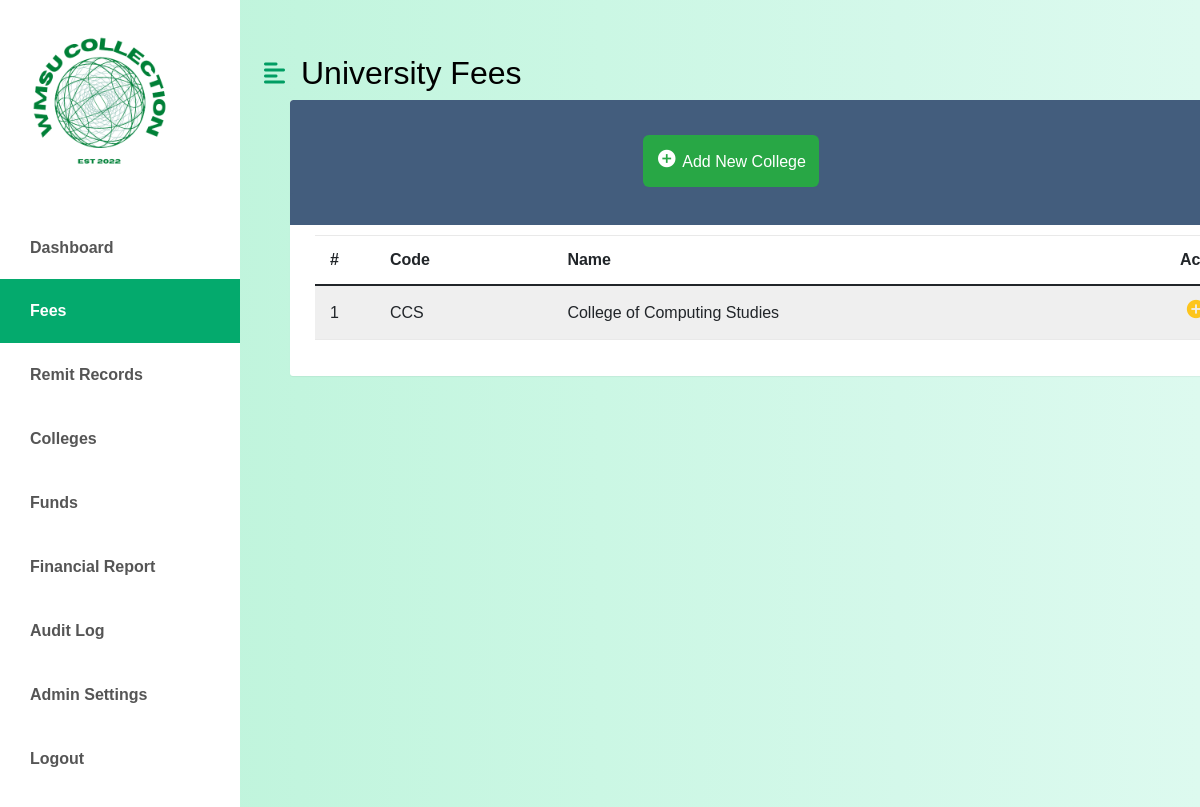
/college/college.php (signed in), run on the app's committed database.
### tables this page shows
CREATE TABLE `colleges` (
  `id` int(11) NOT NULL,
  `college_name` varchar(50) NOT NULL,
  `college_code` varchar(8) DEFAULT NULL
);

### classes/college.class.php (called while the page is built, shortened)
<?php
require_once 'database.class.php';
class College {
    protected $db;
    function __construct()
    {
        $this->db = new Database();
    }
    function show(){
        $sql = "SELECT * FROM colleges ORDER BY colleges.id ASC";
        $query=$this->db->connect()->prepare($sql);
        if($query->execute()){
            $data = $query->fetchAll();
        }
        return $data;
    }
}
?>

### classes/database.class.php (called while the page is built)
<?php
class Database {
    private $host = 'localhost';
    private $username = 'root';
    private $password = '';
    private $database = 'wmsu';
    protected $connection;
    public function connect() {
        try {
            $dsn = "mysql:host=$this->host;dbname=$this->database;charset=utf8mb4";
            $options = [
                PDO::ATTR_ERRMODE => PDO::ERRMODE_EXCEPTION,
                PDO::ATTR_DEFAULT_FETCH_MODE => PDO::FETCH_ASSOC,
                PDO::ATTR_EMULATE_PREPARES => false,
            ];
            $this->connection = new PDO($dsn, $this->username, $this->password, $options);
        } catch (PDOException $e) {
            echo "Connection error: " . $e->getMessage();
            die();
        }
        return $this->connection;
    }
}
?>

### functions/session.function.php (called while the page is built, shortened)
<?php
    $UserCollege = $_SESSION['college'];
?>

### college/college.php (the view, shortened to what this page needs)
<?php
	require_once '../functions/session.function.php';
	require_once '../classes/database.class.php';
	require_once '../classes/college.class.php';
?>
<!doctype html>
<html lang="en" class="no-js">
  <html>
    <head>
    <link href="https://cdn.jsdelivr.net/npm/bootstrap@5.0.0-beta3/dist/css/bootstrap.min.css" rel="stylesheet" />
    <link rel="stylesheet" href="https://cdnjs.cloudflare.com/ajax/libs/font-awesome/5.15.3/css/all.min.css" />
	<link rel="stylesheet" href="https://stackpath.bootstrapcdn.com/bootstrap/4.5.0/css/bootstrap.min.css">
	<link rel="stylesheet" href="https://maxcdn.bootstrapcdn.com/font-awesome/4.7.0/css/font-awesome.min.css">
    <link rel="stylesheet" href="../css/fees.css" />
    </head>
      <body>
      <div class="d-flex" id="wrapper">
        <div class="bg-white" id="sidebar-wrapper">
            <img src="../images/logo.jpg" width ="200" alt="CCS COLLECTION FEE">
			<div class="list-group list-group-flush my-3">
                <a href="../admin/dashboard-main.php" class="list-group-item list-group-item-action bg-hover first-text fw-bold">Dashboard</a>
                <a href="../fees/fees.php" class="list-group-item list-group-item-action bg-hover first-text fw-bold active">Fees</a>
                <a href="../remit-records/remit-records.php" class="list-group-item list-group-item-action bg-hover first-text fw-bold">Remit Records</a>
                <a href="../college/college.php" class="list-group-item list-group-item-action bg-hover first-text fw-bold">Colleges</a>
                <a href="../funds/funds-sub.php" class="list-group-item list-group-item-action bg-hover first-text fw-bold">Funds</a>
                <a href="../financial-report/financial-report.php" class="list-group-item list-group-item-action bg-hover first-text fw-bold">Financial Report</a>
                <a href="../audit-log/audit-log.php" class="list-group-item list-group-item-action bg-hover first-text fw-bold">Audit Log</a>
                <a href="../admin-settings/admin-settings.php" class="list-group-item list-group-item-action bg-hover first-text fw-bold">Admin Settings</a>
                <a href="../public/logout.php" class="list-group-item list-group-item-action bg-hover fw-bold">Logout</a>
            </div>
        </div>
		<div class="table-responsive">
	<div id="page-content-wrapper">
    <nav class="navbar navbar-expand-lg navbar-light bg-active py-4 px-4">
        <div class="d-flex align-items-center">
            <i class="fas fa-align-left primary-text fs-4 me-3" id="menu-toggle"></i>
            <h2 class="fs-2 m-0">University Fees</h2>
        </div>
    </nav>
		<div class="table-wrapper">
		<div class="table-title">
				<div class="row">
          <div class="col-sm-8 p-auto mr-auto">
						<div class="col-sm-10 p-auto mb-auto">
						<a href="#addFeesModal" class="btn btn-success" id = "add-fees" data-toggle="modal"><i class="material-icons">&#xE147;</i> <span>Add New College</span></a>
					</div>
					</div>
				</div>
			</div>
			<div class="table-title">
			</div>
			<table class="table table-striped table-hover">
				<thead>
					<tr>
						<th>#</th>
						<th>Code</th>
						<th>Name</th>
						<th>Action</th>
					</tr>
				</thead>
				<tbody>
				<?php
                    $college = new College();
					$data = $college->show();
					foreach($data as $college) {
						if(strtolower($UserCollege) == strtolower($college['college_name'])){
							$i = 1;
							?>
							<tr>
								<td><?php echo $i; ?></td>
								<td><?php echo $college['college_code']; ?></td>
								<td><?php echo $college['college_name']; ?></td>
								<td>
									<a href="add_program.php?id=<?php echo $college['id']; ?>" class="edit">
										<i class="material-icons" title="Edit">&#xe147;</i>
									</a>
								</td>
							</tr>
							<?php
						}
					}
?>
</tbody>
</table>
</body>
</html>

### css/fees.css (style rules this page uses)
:root { --main-bg-color: #009d63; --main-text-color: #009d63; --second-text-color: #bbbec5; --second-bg-color: #c1efde; }
.primary-text { color: var(--main-text-color); }
#wrapper { overflow-x: hidden; background-image: linear-gradient( to right, #baf3d7, #c2f5de, #cbf7e4, #d4f8ea, #ddfaef ); }
#sidebar-wrapper { min-height: 100vh; margin-left: -15rem; -webkit-transition: margin 0.25s ease-out; -moz-transition: margin 0.25s ease-out; -o-transition: margin 0.25s ease-out; transition: margin 0.25s ease-out; }
#sidebar-wrapper .list-group { width: 15rem; }
#page-content-wrapper { min-width: 100vw; padding-right: 20px; }
#menu-toggle { cursor: pointer; }
.list-group-item { border: none; background-color: #FFF; color: #555; padding: 20px 30px; }
.list-group-item.active { background-color: #04AA6D; color: white; }
@media (min-width: 768px) { #sidebar-wrapper { margin-left: 0; } }
@media (min-width: 768px) { #page-content-wrapper { min-width: 0; width: 100%; } }
body { color: #566787; background: #f5f5f5; font-family: 'Poppins', sans-serif; height: 100%; font-size: 1rem; }
.fs-2 { font-size:calc(1.325rem + 9.vw)!important; }
.h1, .h3, .h4, .h5, .h6, h1, h2, h3, h4, h5, h6 { margin-top: 0; margin-bottom: 0.5rem; font-weight: 500; line-height: 1.2; color:#000; }
.table-responsive { margin: 30px 0; }
.table-wrapper { background: #fff; padding: 20px 25px; margin-left: 50px; border-radius: 3px; min-width: 1000px; box-shadow: 0 1px 1px rgb(0 0 0 / 5%); overflow: hidden; }
.table-title { padding-bottom: 15px; background: #435d7d; color: #fff; padding: 16px 30px; min-width: 100%; margin: -20px -25px 10px; border-radius: 3px 3px 0 0; }
.table-title .btn { color: #fff; float: right; font-size: 13px; border: none; min-width: 50px; border-radius: 2px; border: none; outline: none !important; margin-left: 10px; }
.table-title .btn i { float: left; font-size: 21px; margin-right: 5px; }
.table-title .btn span { float: left; margin-top: 2px; }
table.table tr th, table.table tr td { border-color: #e9e9e9; padding: 12px 15px; vertical-align: middle; }
table.table tr th:first-child { width: 60px; }
table.table tr th:last-child { width: 100px; }
table.table-striped tbody tr:nth-of-type(odd) { background-color: #fcfcfc; }
table.table td:last-child i { opacity: 0.9; font-size: 22px; margin: 0 5px; }
table.table td a { font-weight: bold; color: #566787; display: inline-block; text-decoration: none; outline: none !important; }
table.table td a.edit { color: #FFC107; }
table.table td i { font-size: 19px; }
.pb-4 , .px-4 { padding-bottom: 0.5rem!important; }
.fs-2 { font-size: calc(1.325rem + 9.vw)!important; font-weight: 400; }
.btn:not(:disabled):not(.disabled) { cursor: pointer; margin-top: 27px; }
#add-fees { padding: 13px; margin-top: 19px; border-radius: 6px; display: inline-block; }
.table-title .btn span { float: left; margin-top: 2px; font-size: 16px; }

### data on the page
colleges: college_name "1", college_code "CCS", college_name "College of Computing Studies"
